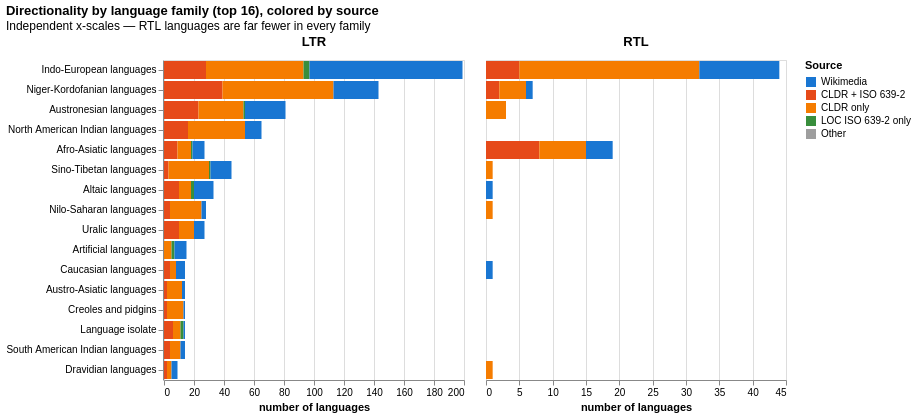

The code cell stored with this chart in its notebook:
### Markdown cell above
## 1.9 Directionality by Family and Source

For the top 16 families: how many languages are LTR vs RTL, and which source database brought them in?

Source categories:
- **Wikimedia** — has an active Wikipedia project (most complete, highest real-world use)
- **CLDR + ISO 639-2** — in both CLDR and LOC ISO 639-2 but no Wikipedia
- **CLDR only** — in CLDR but not ISO 639-2 or Wikimedia (many low-resource / regional codes)
- **LOC ISO 639-2 only** — archival/historical codes not yet in CLDR
- **Other** — Wikimedia-sourced codes without CLDR coverage

The two panels use independent x-scales because RTL languages are far fewer than LTR in every family.

### Code cell
def _src_cat(row):
    if row.get("in_wikimedia"):
        return "Wikimedia"
    src = str(row.get("sources", "") or "")
    if "loc_only" in src:
        return "LOC ISO 639-2 only"
    if "cldr" in src and row.get("in_iso639_2"):
        return "CLDR + ISO 639-2"
    if "cldr" in src:
        return "CLDR only"
    return "Other"

df["source_cat"] = df.apply(_src_cat, axis=1)

top_fams = df["family_name"].dropna().value_counts().nlargest(16).index.tolist()

dir_rows = []
for (family, direction, source), grp in (
    df[df["family_name"].isin(top_fams)]
    .groupby(["family_name", "directionality", "source_cat"])
):
    dir_rows.append({
        "family": family,
        "direction": direction.upper(),
        "source": source,
        "count": len(grp),
    })
dir_src_df = pd.DataFrame(dir_rows)

SOURCE_ORDER = ["Wikimedia", "CLDR + ISO 639-2", "CLDR only", "LOC ISO 639-2 only", "Other"]
SOURCE_COLORS = ["#1976d2", "#e64a19", "#f57c00", "#388e3c", "#9e9e9e"]

fam_order = (
    dir_src_df.groupby("family")["count"].sum()
    .sort_values(ascending=False).index.tolist()
)

alt.Chart(dir_src_df).mark_bar().encode(
    y=alt.Y("family:N", sort=fam_order, title=None),
    x=alt.X("count:Q", title="number of languages"),
    color=alt.Color(
        "source:N",
        sort=SOURCE_ORDER,
        scale=alt.Scale(domain=SOURCE_ORDER, range=SOURCE_COLORS),
        title="Source",
    ),
    tooltip=["family:N", "direction:N", "source:N", "count:Q"],
).facet(
    column=alt.Column(
        "direction:N",
        sort=["LTR", "RTL"],
        title=None,
        header=alt.Header(labelFontWeight="bold", labelFontSize=13),
    ),
).resolve_scale(x="independent").properties(
    title=alt.Title(
        "Directionality by language family (top 16), colored by source",
        subtitle="Independent x-scales — RTL languages are far fewer in every family",
    )
)

### Figure 1 — Vega specification as saved in the notebook (floating-point values rounded to 4 significant figures)
{"$schema": "https://vega.github.io/schema/vega/v6.json", "data": [{"name": "source_0", "values": [{"family": "Afro-Asiatic languages", "direction": "LTR", "source": "CLDR + ISO 639-2", "count": 9, "column_direction_sort_index": 0.0, "y_family_sort_index": 4.0, "color_source_sort_index": 1.0}, {"family": "Afro-Asiatic languages", "direction": "LTR", "source": "CLDR only", "count": 9, "column_direction_sort_index": 0.0, "y_family_sort_index": 4.0, "color_source_sort_index": 2.0}, {"family": "Afro-Asiatic languages", "direction": "LTR", "source": "LOC ISO 639-2 only", "count": 1, "column_direction_sort_index": 0.0, "y_family_sort_index": 4.0, "color_source_sort_index": 3.0}, {"family": "Afro-Asiatic languages", "direction": "LTR", "source": "Wikimedia", "count": 8, "column_direction_sort_index": 0.0, "y_family_sort_index": 4.0, "color_source_sort_index": 0.0}, {"family": "Afro-Asiatic languages", "direction": "RTL", "source": "CLDR + ISO 639-2", "count": 8, "column_direction_sort_index": 1.0, "y_family_sort_index": 4.0, "color_source_sort_index": 1.0}, {"family": "Afro-Asiatic languages", "direction": "RTL", "source": "CLDR only", "count": 7, "column_direction_sort_index": 1.0, "y_family_sort_index": 4.0, "color_source_sort_index": 2.0}, {"family": "Afro-Asiatic languages", "direction": "RTL", "source": "Wikimedia", "count": 4, "column_direction_sort_index": 1.0, "y_family_sort_index": 4.0, "color_source_sort_index": 0.0}, {"family": "Altaic languages", "direction": "LTR", "source": "CLDR + ISO 639-2", "count": 10, "column_direction_sort_index": 0.0, "y_family_sort_index": 6.0, "color_source_sort_index": 1.0}, {"family": "Altaic languages", "direction": "LTR", "source": "CLDR only", "count": 8, "column_direction_sort_index": 0.0, "y_family_sort_index": 6.0, "color_source_sort_index": 2.0}, {"family": "Altaic languages", "direction": "LTR", "source": "LOC ISO 639-2 only", "count": 2, "column_direction_sort_index": 0.0, "y_family_sort_index": 6.0, "color_source_sort_index": 3.0}, {"family": "Altaic languages", "direction": "LTR", "source": "Wikimedia", "count": 13, "column_direction_sort_index": 0.0, "y_family_sort_index": 6.0, "color_source_sort_index": 0.0}, {"family": "Altaic languages", "direction": "RTL", "source": "Wikimedia", "count": 1, "column_direction_sort_index": 1.0, "y_family_sort_index": 6.0, "color_source_sort_index": 0.0}, {"family": "Artificial languages", "direction": "LTR", "source": "CLDR only", "count": 5, "column_direction_sort_index": 0.0, "y_family_sort_index": 9.0, "color_source_sort_index": 2.0}, {"family": "Artificial languages", "direction": "LTR", "source": "LOC ISO 639-2 only", "count": 2, "column_direction_sort_index": 0.0, "y_family_sort_index": 9.0, "color_source_sort_index": 3.0}, {"family": "Artificial languages", "direction": "LTR", "source": "Wikimedia", "count": 8, "column_direction_sort_index": 0.0, "y_family_sort_index": 9.0, "color_source_sort_index": 0.0}, {"family": "Austro-Asiatic languages", "direction": "LTR", "source": "CLDR + ISO 639-2", "count": 2, "column_direction_sort_index": 0.0, "y_family_sort_index": 11.0, "color_source_sort_index": 1.0}, {"family": "Austro-Asiatic languages", "direction": "LTR", "source": "CLDR only", "count": 10, "column_direction_sort_index": 0.0, "y_family_sort_index": 11.0, "color_source_sort_index": 2.0}, {"family": "Austro-Asiatic languages", "direction": "LTR", "source": "Wikimedia", "count": 2, "column_direction_sort_index": 0.0, "y_family_sort_index": 11.0, "color_source_sort_index": 0.0}, {"family": "Austronesian languages", "direction": "LTR", "source": "CLDR + ISO 639-2", "count": 23, "column_direction_sort_index": 0.0, "y_family_sort_index": 2.0, "color_source_sort_index": 1.0}, {"family": "Austronesian languages", "direction": "LTR", "source": "CLDR only", "count": 30, "column_direction_sort_index": 0.0, "y_family_sort_index": 2.0, "color_source_sort_index": 2.0}, {"family": "Austronesian languages", "direction": "LTR", "source": "LOC ISO 639-2 only", "count": 1, "column_direction_sort_index": 0.0, "y_family_sort_index": 2.0, "color_source_sort_index": 3.0}, {"family": "Austronesian languages", "direction": "LTR", "source": "Wikimedia", "count": 27, "column_direction_sort_index": 0.0, "y_family_sort_index": 2.0, "color_source_sort_index": 0.0}, {"family": "Austronesian languages", "direction": "RTL", "source": "CLDR only", "count": 3, "column_direction_sort_index": 1.0, "y_family_sort_index": 2.0, "color_source_sort_index": 2.0}, {"family": "Caucasian languages", "direction": "LTR", "source": "CLDR + ISO 639-2", "count": 4, "column_direction_sort_index": 0.0, "y_family_sort_index": 10.0, "color_source_sort_index": 1.0}, {"family": "Caucasian languages", "direction": "LTR", "source": "CLDR only", "count": 4, "column_direction_sort_index": 0.0, "y_family_sort_index": 10.0, "color_source_sort_index": 2.0}, {"family": "Caucasian languages", "direction": "LTR", "source": "Wikimedia", "count": 6, "column_direction_sort_index": 0.0, "y_family_sort_index": 10.0, "color_source_sort_index": 0.0}, {"family": "Caucasian languages", "direction": "RTL", "source": "Wikimedia", "count": 1, "column_direction_sort_index": 1.0, "y_family_sort_index": 10.0, "color_source_sort_index": 0.0}, {"family": "Creoles and pidgins", "direction": "LTR", "source": "CLDR + ISO 639-2", "count": 2, "column_direction_sort_index": 0.0, "y_family_sort_index": 12.0, "color_source_sort_index": 1.0}, {"family": "Creoles and pidgins", "direction": "LTR", "source": "CLDR only", "count": 11, "column_direction_sort_index": 0.0, "y_family_sort_index": 12.0, "color_source_sort_index": 2.0}, {"family": "Creoles and pidgins", "direction": "LTR", "source": "Wikimedia", "count": 1, "column_direction_sort_index": 0.0, "y_family_sort_index": 12.0, "color_source_sort_index": 0.0}, {"family": "Dravidian languages", "direction": "LTR", "source": "CLDR + ISO 639-2", "count": 2, "column_direction_sort_index": 0.0, "y_family_sort_index": 15.0, "color_source_sort_index": 1.0}, {"family": "Dravidian languages", "direction": "LTR", "source": "CLDR only", "count": 3, "column_direction_sort_index": 0.0, "y_family_sort_index": 15.0, "color_source_sort_index": 2.0}, {"family": "Dravidian languages", "direction": "LTR", "source": "Wikimedia", "count": 4, "column_direction_sort_index": 0.0, "y_family_sort_index": 15.0, "color_source_sort_index": 0.0}, {"family": "Dravidian languages", "direction": "RTL", "source": "CLDR only", "count": 1, "column_direction_sort_index": 1.0, "y_family_sort_index": 15.0, "color_source_sort_index": 2.0}, {"family": "Indo-European languages", "direction": "LTR", "source": "CLDR + ISO 639-2", "count": 28, "column_direction_sort_index": 0.0, "y_family_sort_index": 0.0, "color_source_sort_index": 1.0}, {"family": "Indo-European languages", "direction": "LTR", "source": "CLDR only", "count": 65, "column_direction_sort_index": 0.0, "y_family_sort_index": 0.0, "color_source_sort_index": 2.0}, {"family": "Indo-European languages", "direction": "LTR", "source": "LOC ISO 639-2 only", "count": 4, "column_direction_sort_index": 0.0, "y_family_sort_index": 0.0, "color_source_sort_index": 3.0}, {"family": "Indo-European languages", "direction": "LTR", "source": "Wikimedia", "count": 102, "column_direction_sort_index": 0.0, "y_family_sort_index": 0.0, "color_source_sort_index": 0.0}, {"family": "Indo-European languages", "direction": "RTL", "source": "CLDR + ISO 639-2", "count": 5, "column_direction_sort_index": 1.0, "y_family_sort_index": 0.0, "color_source_sort_index": 1.0}, {"family": "Indo-European languages", "direction": "RTL", "source": "CLDR only", "count": 27, "column_direction_sort_index": 1.0, "y_family_sort_index": 0.0, "color_source_sort_index": 2.0}, {"family": "Indo-European languages", "direction": "RTL", "source": "Wikimedia", "count": 12, "column_direction_sort_index": 1.0, "y_family_sort_index": 0.0, "color_source_sort_index": 0.0}, {"family": "Language isolate", "direction": "LTR", "source": "CLDR + ISO 639-2", "count": 6, "column_direction_sort_index": 0.0, "y_family_sort_index": 13.0, "color_source_sort_index": 1.0}, {"family": "Language isolate", "direction": "LTR", "source": "CLDR only", "count": 5, "column_direction_sort_index": 0.0, "y_family_sort_index": 13.0, "color_source_sort_index": 2.0}, {"family": "Language isolate", "direction": "LTR", "source": "LOC ISO 639-2 only", "count": 2, "column_direction_sort_index": 0.0, "y_family_sort_index": 13.0, "color_source_sort_index": 3.0}, {"family": "Language isolate", "direction": "LTR", "source": "Wikimedia", "count": 1, "column_direction_sort_index": 0.0, "y_family_sort_index": 13.0, "color_source_sort_index": 0.0}, {"family": "Niger-Kordofanian languages", "direction": "LTR", "source": "CLDR + ISO 639-2", "count": 39, "column_direction_sort_index": 0.0, "y_family_sort_index": 1.0, "color_source_sort_index": 1.0}, {"family": "Niger-Kordofanian languages", "direction": "LTR", "source": "CLDR only", "count": 74, "column_direction_sort_index": 0.0, "y_family_sort_index": 1.0, "color_source_sort_index": 2.0}, {"family": "Niger-Kordofanian languages", "direction": "LTR", "source": "Wikimedia", "count": 30, "column_direction_sort_index": 0.0, "y_family_sort_index": 1.0, "color_source_sort_index": 0.0}, {"family": "Niger-Kordofanian languages", "direction": "RTL", "source": "CLDR + ISO 639-2", "count": 2, "column_direction_sort_index": 1.0, "y_family_sort_index": 1.0, "color_source_sort_index": 1.0}, {"family": "Niger-Kordofanian languages", "direction": "RTL", "source": "CLDR only", "count": 4, "column_direction_sort_index": 1.0, "y_family_sort_index": 1.0, "color_source_sort_index": 2.0}, {"family": "Niger-Kordofanian languages", "direction": "RTL", "source": "Wikimedia", "count": 1, "column_direction_sort_index": 1.0, "y_family_sort_index": 1.0, "color_source_sort_index": 0.0}, {"family": "Nilo-Saharan languages", "direction": "LTR", "source": "CLDR + ISO 639-2", "count": 4, "column_direction_sort_index": 0.0, "y_family_sort_index": 7.0, "color_source_sort_index": 1.0}, {"family": "Nilo-Saharan languages", "direction": "LTR", "source": "CLDR only", "count": 21, "column_direction_sort_index": 0.0, "y_family_sort_index": 7.0, "color_source_sort_index": 2.0}, {"family": "Nilo-Saharan languages", "direction": "LTR", "source": "Wikimedia", "count": 3, "column_direction_sort_index": 0.0, "y_family_sort_index": 7.0, "color_source_sort_index": 0.0}, {"family": "Nilo-Saharan languages", "direction": "RTL", "source": "CLDR only", "count": 1, "column_direction_sort_index": 1.0, "y_family_sort_index": 7.0, "color_source_sort_index": 2.0}, {"family": "North American Indian languages", "direction": "LTR", "source": "CLDR + ISO 639-2", "count": 16, "column_direction_sort_index": 0.0, "y_family_sort_index": 3.0, "color_source_sort_index": 1.0}, {"family": "North American Indian languages", "direction": "LTR", "source": "CLDR only", "count": 38, "column_direction_sort_index": 0.0, "y_family_sort_index": 3.0, "color_source_sort_index": 2.0}, {"family": "North American Indian languages", "direction": "LTR", "source": "Wikimedia", "count": 11, "column_direction_sort_index": 0.0, "y_family_sort_index": 3.0, "color_source_sort_index": 0.0}, {"family": "Sino-Tibetan languages", "direction": "LTR", "source": "CLDR + ISO 639-2", "count": 3, "column_direction_sort_index": 0.0, "y_family_sort_index": 5.0, "color_source_sort_index": 1.0}, {"family": "Sino-Tibetan languages", "direction": "LTR", "source": "CLDR only", "count": 27, "column_direction_sort_index": 0.0, "y_family_sort_index": 5.0, "color_source_sort_index": 2.0}, {"family": "Sino-Tibetan languages", "direction": "LTR", "source": "LOC ISO 639-2 only", "count": 1, "column_direction_sort_index": 0.0, "y_family_sort_index": 5.0, "color_source_sort_index": 3.0}, {"family": "Sino-Tibetan languages", "direction": "LTR", "source": "Wikimedia", "count": 14, "column_direction_sort_index": 0.0, "y_family_sort_index": 5.0, "color_source_sort_index": 0.0}, {"family": "Sino-Tibetan languages", "direction": "RTL", "source": "CLDR only", "count": 1, "column_direction_sort_index": 1.0, "y_family_sort_index": 5.0, "color_source_sort_index": 2.0}, {"family": "South American Indian languages", "direction": "LTR", "source": "CLDR + ISO 639-2", "count": 4, "column_direction_sort_index": 0.0, "y_family_sort_index": 14.0, "color_source_sort_index": 1.0}, {"family": "South American Indian languages", "direction": "LTR", "source": "CLDR only", "count": 7, "column_direction_sort_index": 0.0, "y_family_sort_index": 14.0, "color_source_sort_index": 2.0}, {"family": "South American Indian languages", "direction": "LTR", "source": "Wikimedia", "count": 3, "column_direction_sort_index": 0.0, "y_family_sort_index": 14.0, "color_source_sort_index": 0.0}, {"family": "Uralic languages", "direction": "LTR", "source": "CLDR + ISO 639-2", "count": 10, "column_direction_sort_index": 0.0, "y_family_sort_index": 8.0, "color_source_sort_index": 1.0}, {"family": "Uralic languages", "direction": "LTR", "source": "CLDR only", "count": 10, "column_direction_sort_index": 0.0, "y_family_sort_index": 8.0, "color_source_sort_index": 2.0}, {"family": "Uralic languages", "direction": "LTR", "source": "Wikimedia", "count": 7, "column_direction_sort_index": 0.0, "y_family_sort_index": 8.0, "color_source_sort_index": 0.0}]}, {"name": "column_domain", "values": [{"direction": "LTR", "column_direction_sort_index": 0.0}, {"direction": "RTL", "column_direction_sort_index": 1.0}]}, {"name": "data_2"}, {"name": "source_0_y_domain_family", "values": [{"family": "Afro-Asiatic languages", "sort_field": 4.0}, {"family": "Altaic languages", "sort_field": 6.0}, {"family": "Artificial languages", "sort_field": 9.0}, {"family": "Austro-Asiatic languages", "sort_field": 11.0}, {"family": "Austronesian languages", "sort_field": 2.0}, {"family": "Caucasian languages", "sort_field": 10.0}, {"family": "Creoles and pidgins", "sort_field": 12.0}, {"family": "Dravidian languages", "sort_field": 15.0}, {"family": "Indo-European languages", "sort_field": 0.0}, {"family": "Language isolate", "sort_field": 13.0}, {"family": "Niger-Kordofanian languages", "sort_field": 1.0}, {"family": "Nilo-Saharan languages", "sort_field": 7.0}, {"family": "North American Indian languages", "sort_field": 3.0}, {"family": "Sino-Tibetan languages", "sort_field": 5.0}, {"family": "South American Indian languages", "sort_field": 14.0}, {"family": "Uralic languages", "sort_field": 8.0}]}], "signals": [{"name": "child_width", "value": 300}, {"name": "y_step", "value": 20}, {"name": "child_height", "update": "bandspace(domain('y').length, 0.1, 0.05) * y_step"}], "marks": [{"type": "group", "name": "row_header", "encode": {"update": {"height": {"signal": "child_height"}}}, "axes": [{"scale": "y", "grid": false, "orient": "left", "zindex": 0}], "role": "row-header"}, {"type": "group", "name": "column_header", "from": {"data": "column_domain"}, "sort": {"field": "datum[\"column_direction_sort_index\"]", "order": "ascending"}, "encode": {"update": {"width": {"signal": "child_width"}}}, "title": {"text": {"signal": "isValid(parent[\"direction\"]) ? parent[\"direction\"] : \"\"+parent[\"direction\"]"}, "style": "guide-label", "frame": "group", "fontSize": 13, "fontWeight": "bold", "offset": 10}, "role": "column-header"}, {"type": "group", "name": "cell", "from": {"facet": {"data": "source_0", "name": "facet", "groupby": ["direction"], "aggregate": {"fields": ["column_direction_sort_index"], "ops": ["max"], "as": ["column_direction_sort_index"]}}}, "sort": {"field": ["datum[\"column_direction_sort_index\"]"], "order": ["ascending"]}, "encode": {"update": {"width": {"signal": "child_width"}, "height": {"signal": "child_height"}}}, "data": [{"name": "data_0", "source": "facet", "transform": [{"type": "stack", "field": "count", "groupby": ["family"], "sort": {"field": ["source"], "order": ["ascending"]}, "as": ["count_start", "count_end"], "offset": "zero"}, {"type": "filter", "expr": "isValid(datum[\"count\"]) && isFinite(+datum[\"count\"])"}, {"type": "project", "fields": ["count", "count_end", "count_start", "direction", "family", "source"]}]}], "marks": [{"type": "rect", "name": "child_marks", "from": {"data": "data_0"}, "encode": {"update": {"height": {"signal": "max(0.25, bandwidth('y'))"}, "fill": {"field": "source", "scale": "color"}, "y": {"field": "family", "scale": "y"}, "x": {"field": "count_end", "scale": "child_x"}, "x2": {"field": "count_start", "scale": "child_x"}, "tooltip": {"signal": "{\"family\": isValid(datum[\"family\"]) ? datum[\"family\"] : \"\"+datum[\"family\"], \"direction\": isValid(datum[\"direction\"]) ? datum[\"direction\"] : \"\"+datum[\"direction\"], \"source\": isValid(datum[\"source\"]) ? datum[\"source\"] : \"\"+datum[\"source\"], \"count\": format(datum[\"count\"], \"\")}"}}}, "style": ["bar"]}], "scales": [{"name": "child_x", "type": "linear", "domain": {"data": "data_0", "fields": ["count_start", "count_end"]}, "range": [0, {"signal": "child_width"}], "zero": true, "nice": true}], "axes": [{"scale": "child_x", "maxExtent": 0, "minExtent": 0, "zindex": 0, "orient": "bottom", "labels": false, "grid": true, "ticks": false, "tickCount": {"signal": "ceil(child_width/40)"}, "gridScale": "y", "aria": false, "domain": false}, {"scale": "child_x", "orient": "bottom", "grid": false, "labelFlush": true, "labelOverlap": true, "title": "number of languages", "tickCount": {"signal": "ceil(child_width/40)"}, "zindex": 0}], "style": "cell"}], "scales": [{"name": "y", "type": "band", "domain": {"data": "source_0_y_domain_family", "field": "family", "sort": {"op": "max", "field": "sort_field"}}, "range": {"step": {"signal": "y_step"}}, "paddingInner": 0.1, "paddingOuter": 0.05}, {"name": "color", "type": "ordinal", "domain": ["Wikimedia", "CLDR + ISO 639-2", "CLDR only", "LOC ISO 639-2 only", "Other"], "range": ["#1976d2", "#e64a19", "#f57c00", "#388e3c", "#9e9e9e"]}], "title": {"text": "Directionality by language family (top 16), colored by source", "anchor": "start", "subtitle": "Independent x-scales — RTL languages are far fewer in every family"}, "background": "white", "layout": {"padding": 20, "columns": {"signal": "length(data('column_domain'))"}, "bounds": "full", "align": "none"}, "legends": [{"title": "Source", "fill": "color", "symbolType": "square"}], "padding": 5}
